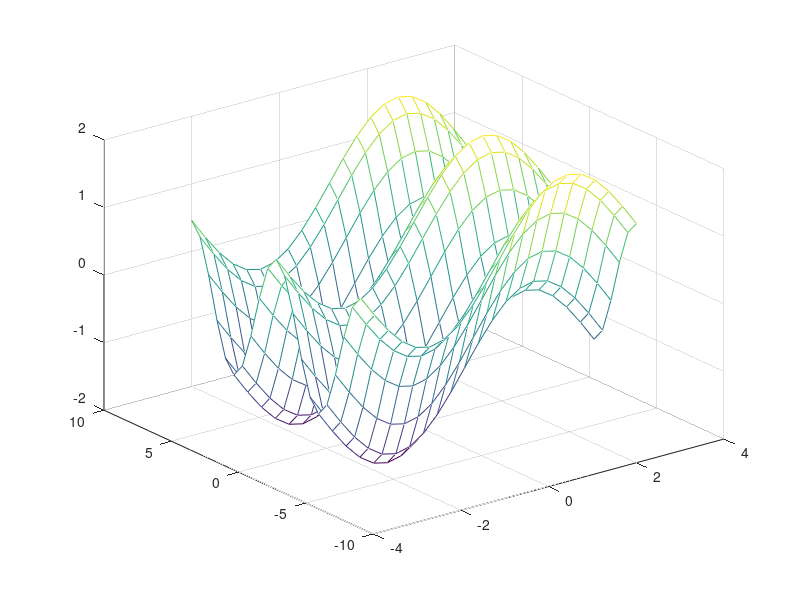

Source code (MATLAB):
%% Function Handle

% http://www.mathworks.com/help/matlab/matlab_prog/creating-a-function-handle.html

% can create function handles to named and anonymous functions.
% load and save them as you would any other variable.

% The function must be in the MATLAB path or be anonymous.
% Be careful with functions with the same name

% Use 1: Pass a function to another function
% Use 2: Specify callback functions
% Use 3: Construct handles to functions defined inline
% Use 4: Call local functions from outside the main function.

% Ex:

% function y = computeSquare(x)
% y = x.^2;
% end

% f = @computeSquare;
% a = 4;
% b = f(a) % b = 16

% Array or Structs of function handlers

C = {@sin, @cos, @tan};
C{2}(pi),

S.a = @sin;  S.b = @cos;  S.c = @tan;
S.a(pi/2),

% Information about the function handle

fh = @sin;
s = functions(fh),

%% Anonymous functions

% h = @(arglist) (anonymous_function)

% Without inputs
myfunction1 = @() datestr(now);
d1 = myfunction1(),   % get the result of function
d2 = myfunction1,     % get the function handle

% With multiple inputs
myfunction2 = @(x,y) (x^2 + y^2 + x*y);
x = 1;
y = 10;
z = myfunction2(x,y),

% With multiple outputs
c = 10;
myfunction3 = @(x,y) ndgrid((-x:x/c:x),(-y:y/c:y));
[x,y] = myfunction3(pi,2*pi);
z = sin(x) + cos(y);
mesh(x,y,z)

%% Pass a Function as parameter to another function 

a = 0;
b = 5;

q1 = integral(@log,a,b),
q2 = integral(@sin,a,b),
q3 = integral(@exp,a,b),

fun = @(x)x./(exp(x)-1);
q4 = integral(fun,0,Inf),

%% String to Function Handle X Function Handle to String

% when you have to call a function by its name

str = 'ones';
fh1 = str2func(str),
fh1(1,5),

str = '@(x)(7*x-13)';
fh2 = str2func(str),
fh2(3)

% When you have to display the name or format of function handle

fh = @(x,y)sqrt(x.^2+y.^2);
str = func2str(fh);
disp(['Anonymous function: ' str])

%% Advanced topics

% Parameterizing functions
% http://www.mathworks.com/help/matlab/math/parameterizing-functions.html

% Nested Functions
% http://www.mathworks.com/help/matlab/matlab_prog/nested-functions.html

%% END
